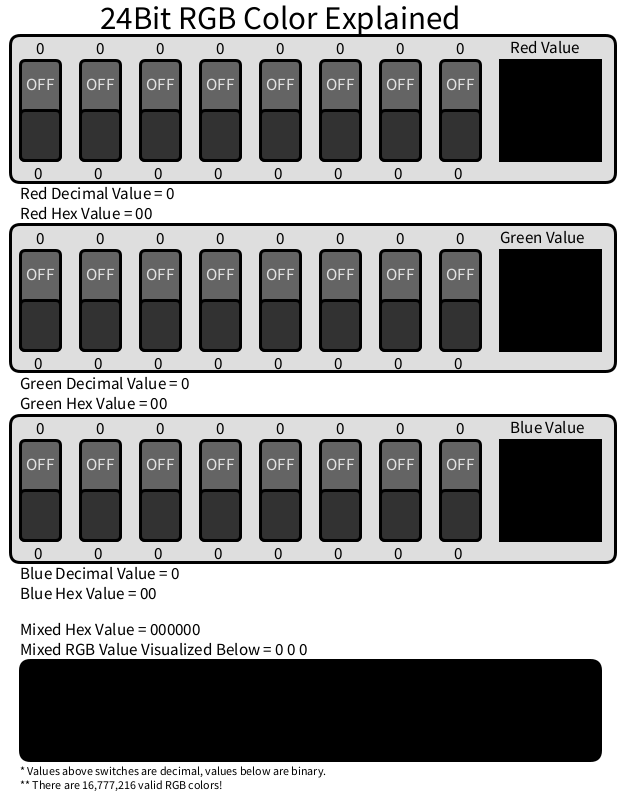
Frame 1 (no input)
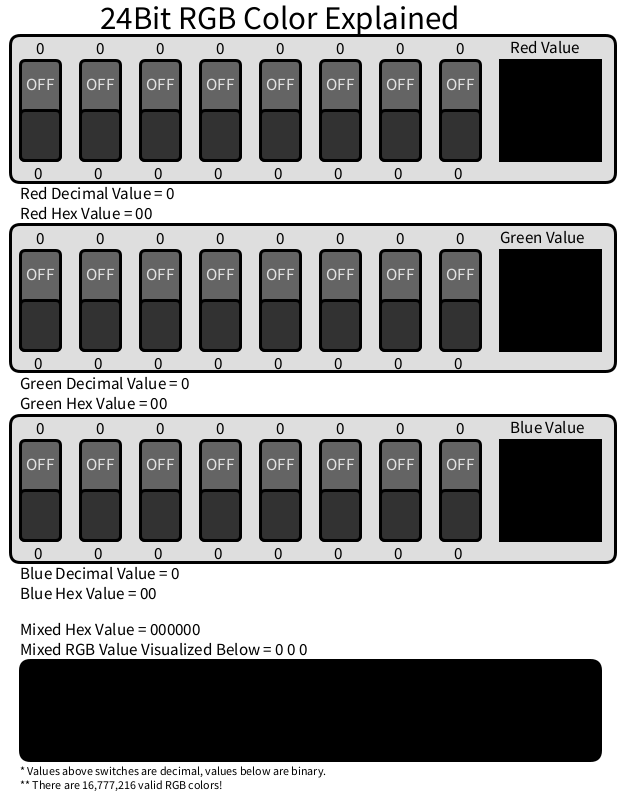
Frame 60 (the mouse pressed at the canvas centre just before this capture)
Frame 120 (the mouse held since frame 60 and released just before this capture): identical to frame 60, image omitted

The Processing sketch that drew these frames (run headless with seeded random() and noise(); from frame 60 on, the mouse is pressed at the canvas centre):

// Processing sketch: processing_122006
// ── processing_122006.pde

Switch[] redSwitches = new Switch[8];
Switch[] greenSwitches = new Switch[8];
Switch[] blueSwitches = new Switch[8];
 
int redDecVal;
int greenDecVal;
int blueDecVal;
int redVal;
int greenVal;
int blueVal;
color c;
 
void setup() {
  size(625, 800);
  smooth();
  strokeWeight(3);
   
 
  for (int i = 0; i < redSwitches.length; i++) {
    redSwitches[i] = new Switch(20+i*60, 60, redSwitches.length-i-1);
  }
  for (int i = 0; i < greenSwitches.length; i++) {
    greenSwitches[i] = new Switch(20+i*60, 250, greenSwitches.length-i-1);
  }
  for (int i = 0; i < blueSwitches.length; i++) {
    blueSwitches[i] = new Switch(20+i*60, 440, blueSwitches.length-i-1);
  }
   
}
 
void draw() {
  background(255);
  redVal = redDecVal;
  greenVal = greenDecVal;
  blueVal = blueDecVal;
  c = color(redVal,greenVal,blueVal);
   
  fill(222);
  rect(10,35,605,147,10);
  rect(10,224,605,147,10);
  rect(10,415,605,147,10);
   
  fill(0);
  textSize(33);
  text("24Bit RGB Color Explained", 100, 29);
  // Draw red
  textSize(17);
  for (int i = 0; i < redSwitches.length; i++) {
    Switch rSwitch = redSwitches[i];
    rSwitch.display();
    if (rSwitch.on) {
      text((int)pow(2, rSwitch.binValue), rSwitch.x+14, rSwitch.y-6);
      text("1", rSwitch.x+16, rSwitch.y+119);
    }
    else {
      text("0", rSwitch.x+16, rSwitch.y-6);
      text("0", rSwitch.x+14, rSwitch.y+119);
    }
  }
  fill(0);
  text("Red Decimal Value = " + redDecVal, 20, 199);
  text("Red Hex Value = " + hex(redDecVal,2),20,219);
 
  text("Red Value",510,53);
  fill(redVal,0,0);
  rect(500,60,100,100);
   
  // Draw green
  for (int i = 0; i < greenSwitches.length; i++) {
    Switch gSwitch = greenSwitches[i];
    gSwitch.display();
    if (gSwitch.on) {
      text((int)pow(2, gSwitch.binValue), gSwitch.x+14, gSwitch.y-6);
      text("1", gSwitch.x+16, gSwitch.y+119);
    }
    else {
      text("0", gSwitch.x+16, gSwitch.y-6);
      text("0", gSwitch.x+14, gSwitch.y+119);
    }
  }
  fill(0);
  text("Green Decimal Value = " + greenDecVal, 20, 389);
  text("Green Hex Value = " + hex(greenDecVal,2),20,409);
  text("Green Value",500,243);
  fill(0,greenVal,0);
  rect(500,250,100,100);
   
  // Draw blue
  for (int i = 0; i < blueSwitches.length; i++) {
    Switch bSwitch = blueSwitches[i];
    bSwitch.display();
    if (bSwitch.on) {
      text((int)pow(2, bSwitch.binValue), bSwitch.x+14, bSwitch.y-6);
      text("1", bSwitch.x+16, bSwitch.y+119);
    }
    else {
      text("0", bSwitch.x+16, bSwitch.y-6);
      text("0", bSwitch.x+14, bSwitch.y+119);
    }
  }
  fill(0);
  text("Blue Decimal Value = " + blueDecVal, 20, 579);
  text("Blue Hex Value = " + hex(blueDecVal,2),20,599);
  fill(0,0,blueVal);
  rect(500,440,100,100);
  fill(0);
  text("Mixed RGB Value Visualized Below = " + redVal + " " + greenVal + " " + blueVal, 20,655);
  text("Mixed Hex Value = " + hex(c,6),20,635);
  text("Blue Value",510,433);
  fill(redVal,greenVal,blueVal);
  rect(20,660,580,100,10);
  textSize(12);
  fill(0);
  text("* Values above switches are decimal, values below are binary.",20,775);
  text("** There are 16,777,216 valid RGB colors!",20,789);
}
 
void mousePressed() {
  if (mouseY > 60 && mouseY < 160) {
    for (int i = 0; i < redSwitches.length; i++) {
      if (mouseX > 20+i*60 && mouseX < (i+1)*60) {
        redSwitches[i].on = !redSwitches[i].on;
        if (redSwitches[i].on) {
          redDecVal += (int)pow(2, redSwitches[i].binValue);//+(int)pow(2, redSwitches[i].binValue);
        }else {
          redDecVal -= (int)pow(2, redSwitches[i].binValue);//+(int)pow(2, redSwitches[i].binValue);
        }
      }
    }
  }
  if (mouseY > 250 && mouseY < 350) {
    for (int i = 0; i < greenSwitches.length; i++) {
      if (mouseX > 20+i*60 && mouseX < (i+1)*60) {
        greenSwitches[i].on = !greenSwitches[i].on;
        if (greenSwitches[i].on) {
          greenDecVal += (int)pow(2, greenSwitches[i].binValue);//+(int)pow(2, greenSwitches[i].binValue);
        }else {
          greenDecVal -= (int)pow(2, greenSwitches[i].binValue);//+(int)pow(2, greenSwitches[i].binValue);
        }
      }
    }
  }
  if (mouseY > 440 && mouseY < 540) {
    for (int i = 0; i < blueSwitches.length; i++) {
      if (mouseX > 20+i*60 && mouseX < (i+1)*60) {
        blueSwitches[i].on = !blueSwitches[i].on;
        if (blueSwitches[i].on) {
          blueDecVal += (int)pow(2, blueSwitches[i].binValue);//+(int)pow(2, blueSwitches[i].binValue);
        }else {
          blueDecVal -= (int)pow(2, blueSwitches[i].binValue);//+(int)pow(2, blueSwitches[i].binValue);
        }
      }
    }
  }
}
class Switch {
  boolean on;
  int x, y, binValue;
   
  Switch(int inX, int inY, int inVal) {
    on = false;
    x = inX;
    y = inY;
    binValue = inVal;
  }
   
  void display() {
    if (on) fill(50);
    else fill(100);
    rect(x, y, 40, 100,5);
    if (on) fill(100);
    else fill(50);
    rect(x, y+50, 40, 50,5);
    fill(225);
    if (on) text("ON", x+8, y+78);
    else text("OFF", x+6, y+30);
    fill(0);
  }
}
